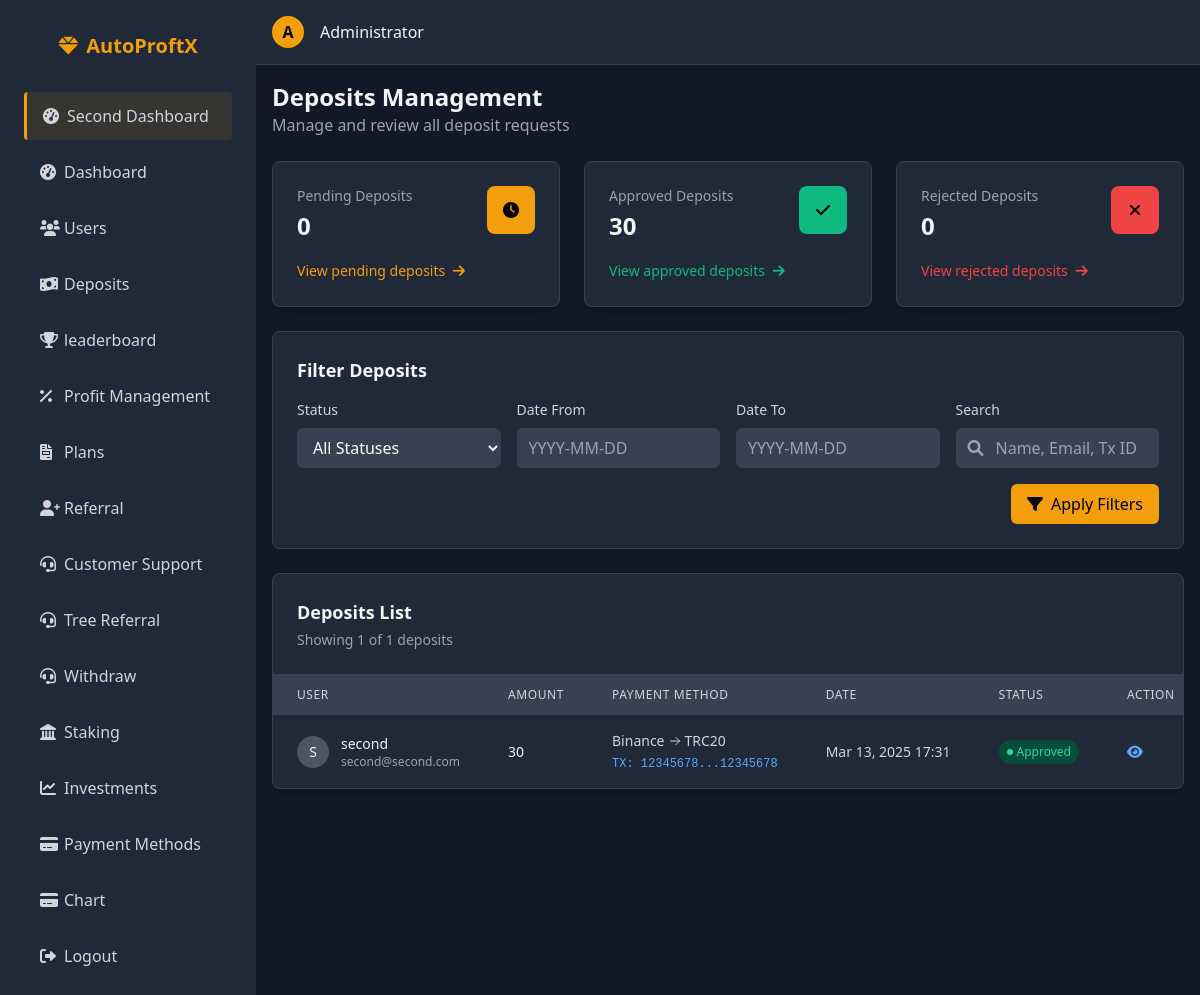
The page /admin/deposits.php (signed in) on the database its author committed.
### tables this page shows
CREATE TABLE IF NOT EXISTS `deposits` (
  `id` int NOT NULL AUTO_INCREMENT,
  `user_id` int NOT NULL,
  `amount` decimal(15,2) NOT NULL,
  `payment_method_id` int NOT NULL,
  `admin_payment_id` int NOT NULL,
  `transaction_id` varchar(255) DEFAULT NULL,
  `proof_file` varchar(255) NOT NULL,
  `notes` text,
  `status` enum('pending','approved','rejected') DEFAULT 'pending',
  `created_at` timestamp NULL DEFAULT CURRENT_TIMESTAMP,
  `processed_at` timestamp NULL DEFAULT NULL,
  `admin_notes` text,
  PRIMARY KEY (`id`),
  KEY `user_id` (`user_id`)
);

CREATE TABLE IF NOT EXISTS `users` (
  `id` int NOT NULL AUTO_INCREMENT,
  `full_name` varchar(100) NOT NULL,
  `email` varchar(100) NOT NULL,
  `referral_code` varchar(20) DEFAULT NULL,
  `referred_by` int DEFAULT NULL,
  `phone` varchar(20) NOT NULL,
  `password` varchar(255) NOT NULL,
  `registration_date` datetime NOT NULL,
  `last_login` datetime DEFAULT NULL,
  `status` enum('active','inactive','suspended') DEFAULT 'active',
  `admin_notes` text,
  `created_at` timestamp NULL DEFAULT CURRENT_TIMESTAMP,
  `login_count` int NOT NULL DEFAULT '0',
  PRIMARY KEY (`id`),
  UNIQUE KEY `email` (`email`)
);

### admin/deposits.php (the view, shortened to what this page needs)
<?php
include '../config/db.php';
$admin_name = $_SESSION['admin_name'] ?? 'Admin';
$page = isset($_GET['page']) ? (int)$_GET['page'] : 1;
$limit = 10;
$offset = ($page - 1) * $limit;
$date_from = isset($_GET['date_from']) ? $_GET['date_from'] : '';
$date_to = isset($_GET['date_to']) ? $_GET['date_to'] : '';
$search = isset($_GET['search']) ? $_GET['search'] : '';
$where_clauses = [];
$params = [];
$types = "";
$where_sql = !empty($where_clauses) ? "WHERE " . implode(" AND ", $where_clauses) : "";
$count_sql = "SELECT COUNT(*) as count FROM deposits d
              JOIN users u ON d.user_id = u.id
              $where_sql";
if (!empty($params)) {
  $count_stmt = $conn->prepare($count_sql);
  $count_stmt->bind_param($types, ...$params);
  $count_stmt->execute();
  $count_result = $count_stmt->get_result();
  $count_data = $count_result->fetch_assoc();
  $total_deposits = $count_data['count'];
  $count_stmt->close();
} else {
  $count_result = $conn->query($count_sql);
  $count_data = $count_result->fetch_assoc();
  $total_deposits = $count_data['count'];
}
$deposits_sql = "SELECT d.*, u.full_name, u.email, pm.payment_type as user_payment_type,
                 apm.account_name as admin_account_name, apm.payment_type as admin_payment_type
                 FROM deposits d
                 JOIN users u ON d.user_id = u.id
                 LEFT JOIN payment_methods pm ON d.payment_method_id = pm.id
                 LEFT JOIN admin_payment_methods apm ON d.admin_payment_id = apm.id
                 $where_sql
                 ORDER BY d.created_at DESC
                 LIMIT $offset, $limit";
$deposits = [];
if (!empty($params)) {
  $deposits_stmt = $conn->prepare($deposits_sql);
  $deposits_stmt->bind_param($types, ...$params);
  $deposits_stmt->execute();
  $deposits_result = $deposits_stmt->get_result();
  while ($row = $deposits_result->fetch_assoc()) {
    $deposits[] = $row;
  }
  $deposits_stmt->close();
} else {
  $deposits_result = $conn->query($deposits_sql);
  while ($row = $deposits_result->fetch_assoc()) {
    $deposits[] = $row;
  }
}
$total_pending = 0;
$total_approved = 0;
$total_rejected = 0;
$totals_sql = "SELECT status, SUM(amount) as total FROM deposits GROUP BY status";
$totals_result = $conn->query($totals_sql);
while ($row = $totals_result->fetch_assoc()) {
  if ($row['status'] == 'pending') {
    $total_pending = $row['total'];
  } elseif ($row['status'] == 'approved') {
    $total_approved = $row['total'];
  } elseif ($row['status'] == 'rejected') {
    $total_rejected = $row['total'];
  }
}
?>
<!DOCTYPE html>
<html lang="en">
<head>
  <link rel="stylesheet" href="https://cdnjs.cloudflare.com/ajax/libs/tailwindcss/2.2.19/tailwind.min.css">
  <link rel="stylesheet" href="https://cdnjs.cloudflare.com/ajax/libs/font-awesome/6.0.0-beta3/css/all.min.css">
  <link rel="stylesheet" href="https://cdn.jsdelivr.net/npm/flatpickr/dist/flatpickr.min.css">
</head>
<body class="bg-gray-900 text-gray-100 flex min-h-screen">
  <?php include 'includes/sidebar.php'; ?>
  <div class="flex-1 flex flex-col overflow-hidden">
    <header class="bg-gray-800 border-b border-gray-700 shadow-md">
      <div class="flex items-center justify-between p-4">
        <div class="flex items-center space-x-4">
          <div class="h-8 w-8 rounded-full bg-yellow-500 flex items-center justify-center text-black font-bold">
            <?php echo strtoupper(substr($admin_name, 0, 1)); ?>
          </div>
          <span class="ml-2 hidden sm:inline-block"><?php echo htmlspecialchars($admin_name); ?></span>
        </div>
      </div>
    </header>
    <main class="flex-1 overflow-y-auto p-4 bg-gray-900">
      <div class="mb-6">
        <h2 class="text-2xl font-bold">Deposits Management</h2>
        <p class="text-gray-400">Manage and review all deposit requests</p>
      </div>
      <div class="grid grid-cols-1 sm:grid-cols-3 gap-6 mb-6">
        <div class="bg-gray-800 rounded-lg p-6 border border-gray-700 shadow-lg">
          <div class="flex justify-between">
            <div>
              <p class="text-gray-400 text-sm">Pending Deposits</p>
              <h3 class="text-2xl font-bold mt-1"><?php echo number_format($total_pending, 0); ?></h3>
            </div>
            <div class="h-12 w-12 rounded-lg bg-yellow-500 flex items-center justify-center">
              <i class="fas fa-clock text-black"></i>
            </div>
          </div>
          <div class="mt-4">
            <a href="deposits.php?status=pending" class="text-yellow-500 hover:text-yellow-400 text-sm">
              View pending deposits <i class="fas fa-arrow-right ml-1"></i>
            </a>
          </div>
        </div>
        <div class="bg-gray-800 rounded-lg p-6 border border-gray-700 shadow-lg">
          <div class="flex justify-between">
            <div>
              <p class="text-gray-400 text-sm">Approved Deposits</p>
              <h3 class="text-2xl font-bold mt-1"><?php echo number_format($total_approved, 0); ?></h3>
            </div>
            <div class="h-12 w-12 rounded-lg bg-green-500 flex items-center justify-center">
              <i class="fas fa-check text-black"></i>
            </div>
          </div>
          <div class="mt-4">
            <a href="deposits.php?status=approved" class="text-green-500 hover:text-green-400 text-sm">
              View approved deposits <i class="fas fa-arrow-right ml-1"></i>
            </a>
          </div>
        </div>
        <div class="bg-gray-800 rounded-lg p-6 border border-gray-700 shadow-lg">
          <div class="flex justify-between">
            <div>
              <p class="text-gray-400 text-sm">Rejected Deposits</p>
              <h3 class="text-2xl font-bold mt-1"><?php echo number_format($total_rejected, 0); ?></h3>
            </div>
            <div class="h-12 w-12 rounded-lg bg-red-500 flex items-center justify-center">
              <i class="fas fa-times text-black"></i>
            </div>
          </div>
          <div class="mt-4">
            <a href="deposits.php?status=rejected" class="text-red-500 hover:text-red-400 text-sm">
              View rejected deposits <i class="fas fa-arrow-right ml-1"></i>
            </a>
          </div>
        </div>
      </div>
      <div class="bg-gray-800 rounded-lg border border-gray-700 p-6 mb-6">
        <h3 class="text-lg font-bold mb-4">Filter Deposits</h3>
        <form action="deposits.php" method="GET" class="space-y-4 md:space-y-0 md:grid md:grid-cols-4 md:gap-4">
          <div>
            <label for="status" class="block text-sm font-medium text-gray-300 mb-2">Status</label>
            <select id="status" name="status" class="bg-gray-700 focus:ring-yellow-500 focus:border-yellow-500 block w-full rounded-md border-gray-600 text-white py-2 px-3">
              <option value="">All Statuses</option>
            </select>
          </div>
          <div>
            <label for="date_from" class="block text-sm font-medium text-gray-300 mb-2">Date From</label>
            <input type="text" id="date_from" name="date_from" value="<?php echo $date_from; ?>" class="bg-gray-700 focus:ring-yellow-500 focus:border-yellow-500 block w-full rounded-md border-gray-600 text-white py-2 px-3" placeholder="YYYY-MM-DD">
          </div>
          <div>
            <label for="date_to" class="block text-sm font-medium text-gray-300 mb-2">Date To</label>
            <input type="text" id="date_to" name="date_to" value="<?php echo $date_to; ?>" class="bg-gray-700 focus:ring-yellow-500 focus:border-yellow-500 block w-full rounded-md border-gray-600 text-white py-2 px-3" placeholder="YYYY-MM-DD">
          </div>
          <div>
            <label for="search" class="block text-sm font-medium text-gray-300 mb-2">Search</label>
            <div class="relative">
              <input type="text" id="search" name="search" value="<?php echo htmlspecialchars($search); ?>" class="bg-gray-700 focus:ring-yellow-500 focus:border-yellow-500 block w-full rounded-md border-gray-600 text-white py-2 pl-10 pr-3" placeholder="Name, Email, Tx ID">
              <div class="absolute inset-y-0 left-0 pl-3 flex items-center pointer-events-none">
              </div>
            </div>
          </div>
          <div class="md:col-span-4 mt-4 md:mt-2 flex justify-end">
            <button type="submit" class="bg-yellow-500 hover:bg-yellow-600 text-black font-medium py-2 px-4 rounded-md transition duration-200">
              <i class="fas fa-filter mr-2"></i>Apply Filters
            </button>
          </div>
        </form>
      </div>
      <div class="w-full bg-gray-800 rounded-lg border border-gray-700 shadow-lg overflow-hidden">
        <div class="p-6 border-b border-gray-700">
          <h3 class="text-lg font-bold">Deposits List</h3>
          <p class="text-gray-400 text-sm mt-1">Showing <?php echo min($total_deposits, $limit); ?> of <?php echo $total_deposits; ?> deposits</p>
        </div>
        <div class="overflow-x-auto">
          <table class="w-full">
            <thead class="bg-gray-700">
              <tr>
                <th class="px-6 py-3 text-left text-xs font-medium text-gray-300 uppercase tracking-wider">User</th>
                <th class="px-6 py-3 text-left text-xs font-medium text-gray-300 uppercase tracking-wider">Amount</th>
                <th class="px-6 py-3 text-left text-xs font-medium text-gray-300 uppercase tracking-wider">Payment Method</th>
                <th class="px-6 py-3 text-left text-xs font-medium text-gray-300 uppercase tracking-wider">Date</th>
                <th class="px-6 py-3 text-left text-xs font-medium text-gray-300 uppercase tracking-wider">Status</th>
                <th class="px-6 py-3 text-left text-xs font-medium text-gray-300 uppercase tracking-wider">Action</th>
              </tr>
            </thead>
            <tbody class="divide-y divide-gray-700">
              <?php if (empty($deposits)): ?>
                <tr>
                  <td colspan="6" class="px-6 py-4 text-center text-gray-400">No deposits found</td>
                </tr>
              <?php else: ?>
                <?php foreach ($deposits as $deposit): ?>
                  <tr class="hover:bg-gray-700">
                    <td class="px-6 py-4 whitespace-nowrap">
                      <div class="flex items-center">
                        <div class="h-8 w-8 rounded-full bg-gray-600 flex items-center justify-center text-sm font-medium">
                          <?php echo strtoupper(substr($deposit['full_name'], 0, 1)); ?>
                        </div>
                        <div class="ml-3">
                          <div class="text-sm font-medium"><?php echo htmlspecialchars($deposit['full_name']); ?></div>
                          <div class="text-xs text-gray-400"><?php echo htmlspecialchars($deposit['email']); ?></div>
                        </div>
                      </div>
                    </td>
                    <td class="px-6 py-4 whitespace-nowrap text-sm font-medium"><?php echo number_format($deposit['amount'], 0); ?></td>
                    <td class="px-6 py-4 whitespace-nowrap text-sm text-gray-300">
                      <span class="flex items-center">
                        Binance
                        <svg xmlns="http://www.w3.org/2000/svg" class="h-3 w-3 mx-1" fill="none" viewBox="0 0 24 24" stroke="currentColor">
                          <path stroke-linecap="round" stroke-linejoin="round" stroke-width="2" d="M14 5l7 7m0 0l-7 7m7-7H3" />
                        </svg>
                        TRC20
                      </span>
                      <?php if (!empty($deposit['transaction_id'])): ?>
                        <div class="text-xs text-blue-400 mt-1">
                          <span class="font-mono">TX: <?php echo substr($deposit['transaction_id'], 0, 8) . '...' . substr($deposit['transaction_id'], -8); ?></span>
                        </div>
                      <?php endif; ?>
                    </td>
                    <td class="px-6 py-4 whitespace-nowrap text-sm text-gray-300"><?php echo date('M d, Y H:i', strtotime($deposit['created_at'])); ?></td>
                    <td class="px-6 py-4 whitespace-nowrap">
                      <?php if ($deposit['status'] == 'pending'): ?>
                        <span class="px-2 py-1 text-xs rounded-full bg-yellow-900 text-yellow-400 flex items-center">
                          <span class="h-1.5 w-1.5 bg-yellow-400 rounded-full mr-1"></span>
                          Pending
                        </span>
                      <?php elseif ($deposit['status'] == 'approved'): ?>
                        <span class="px-2 py-1 text-xs rounded-full bg-green-900 text-green-400 flex items-center">
                          <span class="h-1.5 w-1.5 bg-green-400 rounded-full mr-1"></span>
                          Approved
                        </span>
                      <?php endif; ?>
                    </td>
                    <td class="px-6 py-4 whitespace-nowrap text-sm text-gray-300">
                      <button class="view-deposit text-blue-400 hover:text-blue-300 mr-3"
                        data-id="<?php echo $deposit['id']; ?>"
                        data-user="<?php echo htmlspecialchars($deposit['full_name'] ?? ''); ?>"
                        data-email="<?php echo htmlspecialchars($deposit['email'] ?? ''); ?>"
                        data-amount="<?php echo number_format($deposit['amount'] ?? 0, 0); ?>"
                        data-method="Binance"
                        data-admin-method="TRC20"
                        data-transaction-id="<?php echo htmlspecialchars($deposit['transaction_id'] ?? ''); ?>"
                        data-created="<?php echo date('M d, Y H:i', strtotime($deposit['created_at'])); ?>"
                        data-proof="<?php echo htmlspecialchars($deposit['proof_file'] ?? ''); ?>"
                        data-status="<?php echo $deposit['status']; ?>"
                        data-notes="<?php echo htmlspecialchars($deposit['notes'] ?? ''); ?>"
                        data-admin-notes="<?php echo htmlspecialchars($deposit['admin_notes'] ?? ''); ?>">
                        <i class="fas fa-eye"></i>
                      </button>
                    </td>
                  </tr>
                <?php endforeach; ?>
              <?php endif; ?>
            </tbody>
          </table>
        </div>
      </div>
    </main>
  </div>
</body>
</html>

### rows shown on the page
deposits: user.full_name "S", user.full_name "second", user.email "second@second.com", amount "30", transaction "12345678", created_at "Mar 13, 2025 17:31", status "approved" (drawn)

### other values the page prints
substr($admin_name, 0, 1) "A"
$admin_name "Administrator"
$total_pending "0"
$total_approved "30"
$total_rejected "0"
min($total_deposits, $limit) "1"
$total_deposits "1"
